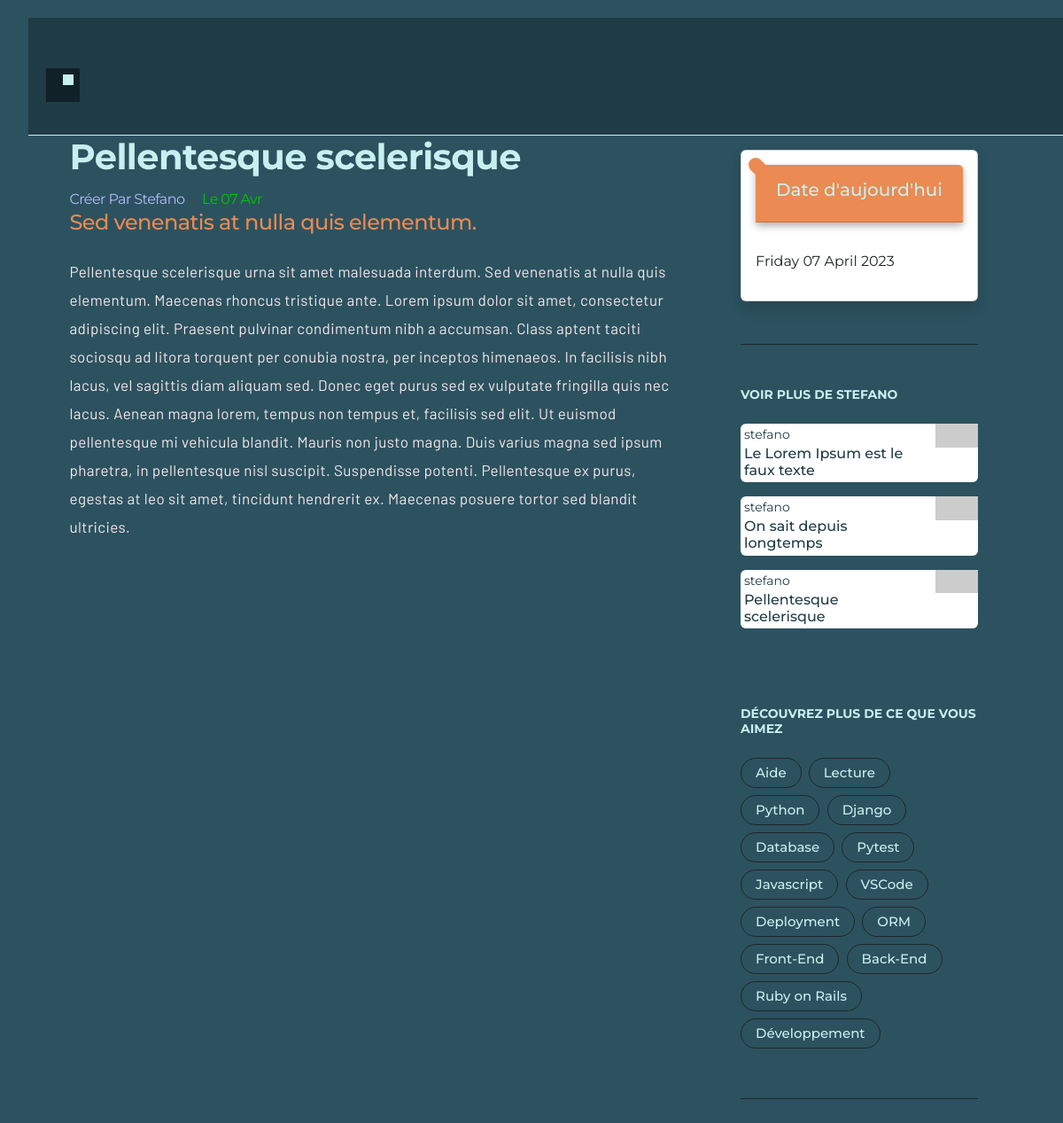
The page /pellentesque-scelerisque/ on the database its author committed.
### blog/models.py (models this page shows, shortened)
class Article(models.Model):
  options = (
    ("brouillon", "Brouillon"),
    ("publier", "Publié"),
  )
  titre = models.CharField(max_length=255)
  sous_titre = models.CharField(max_length=100)
  slug = models.SlugField(max_length=255, unique=True)
  auteur = models.ForeignKey(
    User, on_delete=models.CASCADE,
    related_name="article_auteur"
  )
  contenu = models.TextField()
  created_at = models.DateTimeField(auto_now_add=True, editable=False)
  updated_at = models.DateTimeField(auto_now=True)
  status = models.CharField(max_length=10, choices=options, default="draft")
  tags = TaggableManager()
  def get_absolute_url(self):
    return reverse("article_single", args=[self.slug])
  class Meta:
    ordering = ("created_at",)

### blog/views.py (the view)
# urls.py: path("<slug:article>/", views.article_single, name="article_single"),
def article_single(request, article):
  article = get_object_or_404(Article, slug=article, status="publier")
  related = Article.objects.filter(auteur=article.auteur)[:5]
  return render(request, 'pages/article_single.html', {'article': article, 'related': related})

### blog/templatetags/markdown_process.py (called while the page is built)
@register.filter()
@stringfilter
def markdown(value):
  return md.markdown(value, extensions=['markdown.extensions.fenced_code'])

### blog/templatetags/tag_cloud.py (called while the page is built)
@register.inclusion_tag("blog/components/tag_cloud.html")
def sidebar_tag_cloud():
  x = Tag.objects.all()
  return {'tags': x}

### blog/templates/pages/article_single.html
{% extends '../base/3_col_template.html' %}
{% block contenu_gauche %}
  {% include '../base/gauche_navbar.html' %}
{% endblock %}
{% block contenu_milieu %}
  <div class="monBlog center mx-auto" style="max-width:683px;">
    <h1 class="fw-bold pb-1">{{ article.titre }}</h1>
    <div class="blogAuteur">
      Créer par {{ article.auteur }}
      <span class="blogDate mx-3">
        le {{ article.updated_at|date:'d M' }}
      </span>
    </div>
    <h2 class="blogSousTitre fs-4 pb-3">{{ article.sous_titre }}</h2>
    <div class="blogContenu">{{ article.contenu | markdown | safe }}</div>
  </div>
{% endblock %}
{% block contenu_droite %}
  {% include 'blog/components/sticky_note.html' %}
{% endblock %}

### blog/templates/blog/components/related_article.html
<div class="col-12 baseRelated">
  <div class="mt-5">
    <div class="pb-4">
      <h4 class="pb-3 fw-bold fs-14 text-uppercase">
        Voir plus de {{article.auteur}}
      </h4>
      {% for article in related %}
      <a href="{{article.get_absolute_url}}" class="text-decoration-none">
        <div class="card mb-3 border-0 ps-1">
          <div class="row">
            <div class="col-9 pe-2">
              <span class="relatedTitre small">{{article.auteur}}</span>
              <h1 class="mb-1 fs-6 p-0 relatedTitre">
                {{article.titre|truncatechars:80}}
              </h1>
            </div>
            <div class="col-3">
              <img src="https://picsum.photos/seed/picsum/205/115" class="img-fluid float-end" alt="Image">
            </div>
          </div>
        </div>
      </a>
      {% endfor %}
    </div>
  </div>
</div>

### blog/templates/blog/components/tag_cloud.html
<div class="mt-5">
  <div class="pb-4">
    <h4 class="pb-3 fw-bold fs-14 text-uppercase">
      Découvrez plus de ce que vous aimez
    </h4>
    {% for tag in tags %}
      <span class="text-dark border border-dark p-1 px-3 mb-2 me-1 rounded-pill"
            style="display:inline-block">
        <a class="text-decoration-none fs-15 fw-500">
          {{ tag.name }}
        </a>
      </span>
    {% endfor %}
  </div>
</div>
<div class="border-bottom mt-4"></div>

### static/css/base.css (style rules this page uses)
html, body { font-family: "Montserrat", sans-serif; background-color: #2c525f !important; }
.navbar, a { color: #c7f0f0 !important; }
.fw-500 { font-weight: 500; }
.fs-14 { font-size: 14px; }
.fs-15 { font-size: 0.9375rem; }
h1, h2, h3, h4, h5, h6 { color: #c7f0f0; }
.border-bottom { border-color: rgba(var(--bs-dark-rgb), var(--bs-border-opacity)) !important; }

### static/css/blog.css (style rules this page uses)
.monBlog { letter-spacing: -0.6px; }
.blogAuteur { text-transform: capitalize; color: #b6baff; }
.blogDate { color: #00c600; }
.blogContenu p { color: #f5e7ec !important; font-size: 1.0625rem; font-family: "Barlow", sans-serif; line-height: 32px; letter-spacing: 0.4px; }
.blogSousTitre { color: #eb8a52; }

### static/css/related_article.css (style rules this page uses)
.relatedTitre { color: #203c46; }

### rows shown on the page
Article: titre "Pellentesque scelerisque", auteur "Stefano", updated_at "07 Avr", sous_titre "Sed venenatis at nulla quis elementum.", contenu "Pellentesque scelerisque urna sit amet malesuada interdum. Sed venenatis at nulla quis elementum. Maecenas rhoncus tristique ante. Lorem ipsum dolor sit amet, consectetur adipiscing elit. Praesent pulvinar condimentum nibh a accumsan. Class aptent taciti sociosqu ad litora torquent per conubia nostra, per inceptos himenaeos. In facilisis nibh lacus, vel sagittis diam aliquam sed. Donec eget purus sed ex vulputate fringilla quis nec lacus. Aenean magna lorem, tempus non tempus et, facilisis sed elit. Ut euismod pellentesque mi vehicula blandit. Mauris non justo magna. Duis varius magna sed ipsum pharetra, in pellentesque nisl suscipit. Suspendisse potenti. Pellentesque ex purus, egestas at…", auteur "STEFANO", auteur "stefano"
Article: auteur "stefano", titre "Le Lorem Ipsum est le faux texte"
Article: auteur "stefano", titre "On sait depuis longtemps"
Tag: name "Aide"
Tag: name "Lecture"
Tag: name "Python"
Tag: name "Django"
Tag: name "Database"
Tag: name "Pytest"
Tag: name "Javascript"
Tag: name "VSCode"
Tag: name "Deployment"
Tag: name "ORM"
Tag: name "Front-End"
Tag: name "Back-End"
Tag: name "Ruby on Rails"
Tag: name "Développement"
